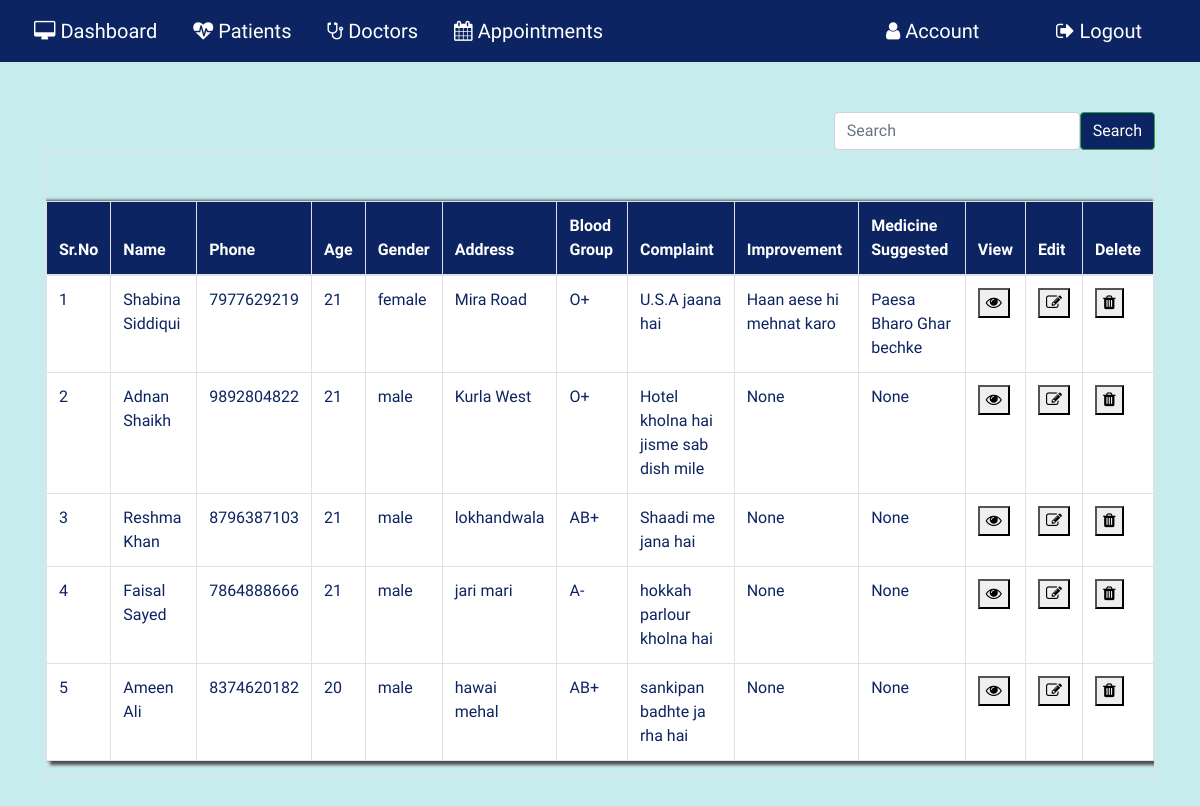
The app's page /patientrecord (signed in), older data.
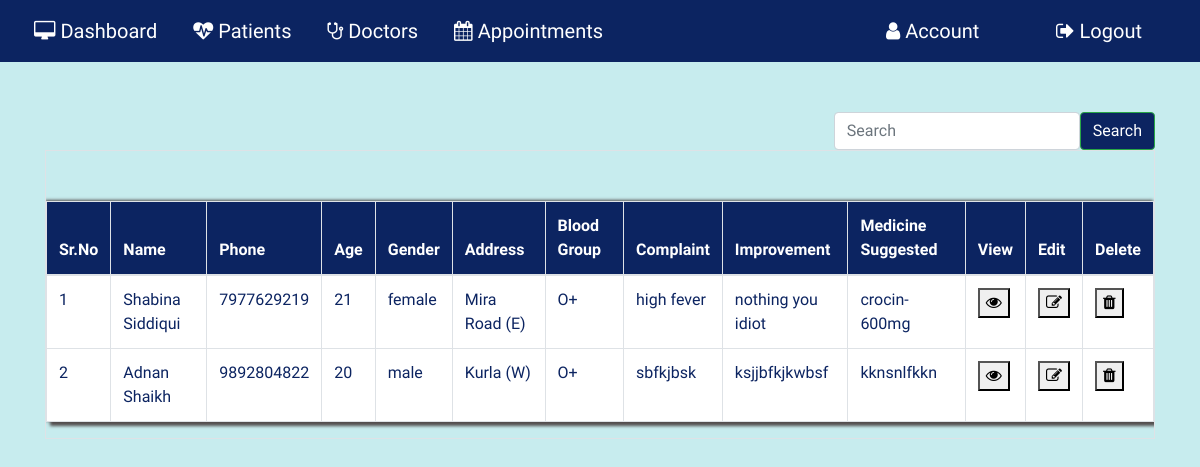
The same page, newer data.
### application/routes.py (models this page shows, shortened)
class Patient(db.Model):
  __tablename__ = 'Patient'
  id = db.Column(db.Integer, primary_key=True)
  pname = db.Column(db.String(20))
  age= db.Column(db.String(20))
  phone=db.Column(db.String(20))
  gender=db.Column(db.String(10))
  bgroup=db.Column(db.String(5))
  state=db.Column(db.String(15))
  address=db.Column(db.String(100))
  mstatus=db.Column(db.String(10))
  complaint=db.Column(db.String(5000))
  improvement=db.Column(db.String(5000))
  medicine_suggested=db.Column(db.String(5000))
  pat_image = db.Column(db.String(20), nullable=False, default='default.jpg')

### application/routes.py (the view, shortened to what this page needs)
@app.route('/patientrecord', methods = ['GET','POST'])
def patientrecord():
  if 'username' in session:
    if request.method == 'GET':
      patrcd= Patient.query.all()
      return render_template("patientrecord.html",patrcd=patrcd)
    return render_template('patientrecord.html')
  else:
    return redirect( url_for('login') )
  return render_template('patientrecord.html')

### application/templates/patientrecord.html (shortened to what this page needs)
{% extends 'layout.html' %}{% include "includes/nav.html" %}{% block content%}
<div class="container">
  <div class="search-box">
    <form class="d-flex" action="" method="POST">
      <input
        class="form-control me-2"
        type="search"
        placeholder="Search"
        name="pname"
        id="pname"
        aria-label="Search"
      />
      <button class="btn btn-outline-success" type="submit">Search</button>
    </form>
  </div>
  <div class="table table-bordered table-hover table-responsive">
    {% if patrcd %}
    <table class="table">
      <thead class="thead">
        <tr>
          <th scope="col">Sr.No</th>
          <th scope="col">Name</th>
          <th scope="col">Phone</th>
          <th scope="col">Age</th>
          <th scope="col">Gender</th>
          <th scope="col">Address</th>
          <th scope="col">Blood Group</th>
          <th scope="col">Complaint</th>
          <th scope="col">Improvement</th>
          <th scope="col">Medicine Suggested</th>
          <th scope="col">View</th>
          <th scope="col">Edit</th>
          <th scope="col">Delete</th>
        </tr>
      </thead>
      {% for i in patrcd %}
      <tr scope="row">
        <td></td>
        <td>{{ i.pname }}</td>
        <td>{{ i.phone }}</td>
        <td>{{ i.age }}</td>
        <td>{{ i.gender }}</td>
        <td>{{ i.address }}</td>
        <td>{{ i.bgroup }}</td>
        <td>{{ i.complaint }}</td>
        <td>{{ i.improvement }}</td>
        <td>{{ i.medicine_suggested }}</td>
        <td>
          <button
            type="button"
            class="dbutton"
            onclick="window.location='viewapp/{{ i.id }}'"
          >
            <i class="fa fa-eye" aria-hidden="true"></i>
          </button>
        </td>
        <td>
          <button
            type="button"
            class="ubutton"
            onclick="window.location='editpatientdetail/{{ i.id }}'"
          >
            <i class="fa fa-pencil-square-o" aria-hidden="true"></i>
          </button>
        </td>
        <td>
          <button
            type="button"
            class="dbutton"
            onclick="window.location='deletepatientdetail/{{ i.id }}'"
          >
            <i class="fa fa-trash" aria-hidden="true"></i>
          </button>
        </td>
      </tr>
      {% endfor %}
    </table>
    {% endif %}
  </div>
</div>
{% endblock content %}

### application/templates/layout.html (shortened to what this page needs)
<!DOCTYPE html>
<html lang="en">
  <head>
    <link
      rel="stylesheet"
      href="https://maxcdn.bootstrapcdn.com/bootstrap/4.0.0/css/bootstrap.min.css"
    />
    <link
      rel="stylesheet"
      href="https://cdnjs.cloudflare.com/ajax/libs/font-awesome/4.7.0/css/font-awesome.min.css"
    />
    <link
      rel="stylesheet"
      type="text/css"
      href="{{ url_for('static', filename = 'main.css') }}"
    />
    <link
      rel="stylesheet"
      type="text/css"
      href="{{ url_for('static', filename = 'nav.css') }}"
    />
    <link
      rel="stylesheet"
      type="text/css"
      href="{{ url_for('static', filename = 'newpatient.css') }}"
    />
    <link
      rel="stylesheet"
      type="text/css"
      href="{{ url_for('static', filename = 'patrcd.css') }}"
    />
    <link
      rel="stylesheet"
      type="text/css"
      href="{{ url_for('static', filename = 'account.css')}}"
    />
    <link
      rel="stylesheet"
      href="{{ url_for('static', filename = 'viewapp.css')}}"
    />
    <link
      rel="stylesheet"
      href="{{ url_for('static', filename = 'appointment.css')}}"
    />
    <link
      rel="stylesheet"
      href="{{ url_for('static', filename = 'adddoctor.css')}}"
    />
    <link
      rel="stylesheet"
      href="{{ url_for('static', filename = 'commonstyle.css')}}"
    />
    <link
      rel="stylesheet"
      href="{{ url_for('static', filename = 'alldoc.css')}}"
    />
  </head>
  <body>
    {% block nav %} {% endblock nav %} {% block content %} {% endblock content
    %}
  </body>
</html>

### application/templates/includes/nav.html (shortened to what this page needs)
{% extends 'layout.html' %} {% block nav %}
<div class="row-nav">
  <div class="nav-left">
    <nav class="navbar navbar-expand">
      <ul class="navbar-nav" navbar>
        <li class="nav-item">
          <a href="{{ url_for('home') }}" class="nav-link"
            ><i class="fa fa-desktop" aria-hidden="true">&nbsp;</i>Dashboard</a
          >
        </li>
        <li class="nav-item dropdown">
          <a href="" class="nav-link dropbtn"
            ><i class="fa fa-heartbeat" aria-hidden="true">&nbsp;</i>Patients</a
          >
        </li>
        <li class="nav-item dropdown">
          <a href="" class="nav-link dropbtn"
            ><i class="fa fa-stethoscope" aria-hidden="true">&nbsp;</i
            >Doctors</a
          >
        </li>
        <li class="nav-item dropdown">
          <a href="" class="nav-link dropbtn"
            ><i class="fa fa-calendar" aria-hidden="true">&nbsp;</i
            >Appointments</a
          >
        </li>
      </ul>
    </nav>
  </div>
  <div class="nav-right">
    <div class="acc acc-account">
      <a href="{{ url_for('account') }}" class="nav-link"
        ><i class="fa fa-user" aria-hidden="true">&nbsp;</i>Account</a
      >
    </div>
    <div class="acc acc-logout">
      <a href="{{ url_for('logout') }}" class="nav-link"
        ><i class="fa fa-sign-out" aria-hidden="true">&nbsp;</i>Logout</a
      >
    </div>
  </div>
</div>
{% endblock nav %}

### application/static/main.css (style rules this page uses)
body { background: #c7ecee; width: 100vw; background-size: cover; background-position: center; font-family: "Dosis", sans-serif; }

### application/static/nav.css (style rules this page uses)
.nav-link { color: white; margin: 0 10px; font-size: 20px; border-radius: 7px; font-family: "Audiowide", cursive; }
.row-nav { display: flex; flex-direction: row; justify-content: space-between; background: #0c2461; width: 100%; height: 9%; position: static; }
.dropdown { position: relative; display: inline-block; font-family: "Audiowide", cursive; }
.nav-right { display: flex; align-items: center; }
.acc { width: 170px; align-items: flex-end; }

### application/static/patrcd.css (style rules this page uses)
body { counter-reset: Serial; }
table { border-collapse: collapse; }
tr td:first-child:before { counter-increment: Serial; content: counter(Serial); }
td { color: #0c2461; }
table { margin-top: 50px; box-shadow: 4px 4px 3px rgb(83, 78, 78), -1px -1px 3px rgb(83, 78, 78); }
.container { display: flex; flex-direction: column; height: 100vh; }
.search-box { align-self: flex-end; margin-top: 50px; }
.search-box button { background: #0c2461; color: white; }
.thead { background: #0c2461; color: white; }
table, thead, td { border-color: black; }

### application/static/commonstyle.css (style rules this page uses)
input { width: 100%; border: 1px solid rgba(0, 0, 0, 0.3); border-radius: 5px; }

Row changes from the older to the newer data that the page shows:
removed Patient: pname "Reshma Khan", phone "8796387103", age "21", gender "male", address "lokhandwala", bgroup "AB+", complaint "Shaadi me jana hai", improvement "None", medicine_suggested "None"
removed Patient: pname "Faisal Sayed", phone "7864888666", age "21", gender "male", address "jari mari", bgroup "A-", complaint "hokkah parlour kholna hai", improvement "None", medicine_suggested "None"
removed Patient: pname "Ameen Ali", phone "8374620182", age "20", gender "male", address "hawai mehal", bgroup "AB+", complaint "sankipan badhte ja rha hai", improvement "None", medicine_suggested "None"
changed Patient "Shabina Siddiqui": address "Mira Road" → "Mira Road (E)"; complaint "U.S.A jaana hai" → "high fever"; improvement "Haan aese hi mehnat karo" → "nothing you idiot"; medicine_suggested "Paesa Bharo Ghar bechke" → "crocin-600mg"
changed Patient "Adnan Shaikh": age "21" → "20"; address "Kurla West" → "Kurla (W)"; complaint "Hotel kholna hai jisme sab dish mile" → "sbfkjbsk"; improvement "None" → "ksjjbfkjkwbsf"; medicine_suggested "None" → "kknsnlfkkn"
